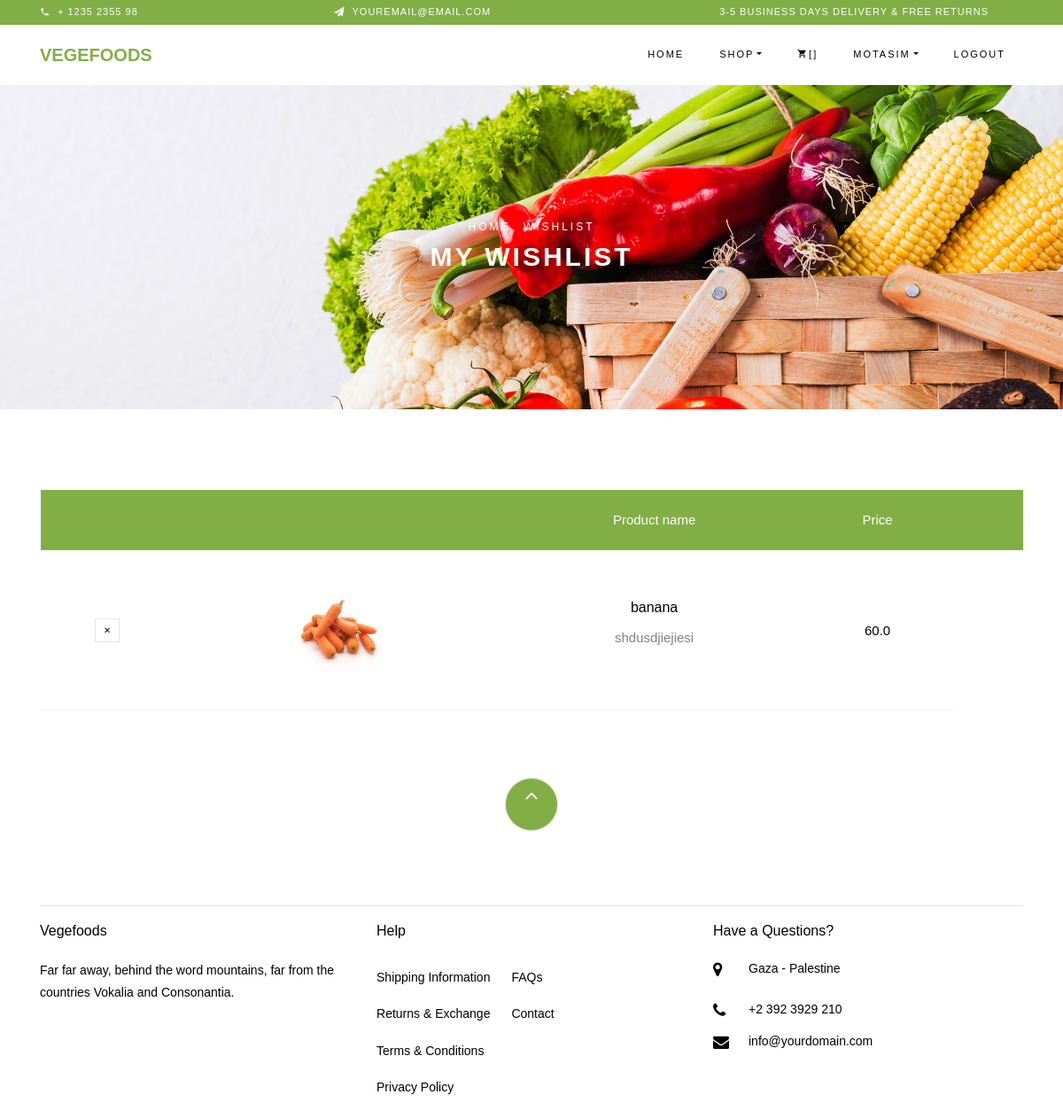
/wishlist (signed in), run on an earlier commit of the app's database.
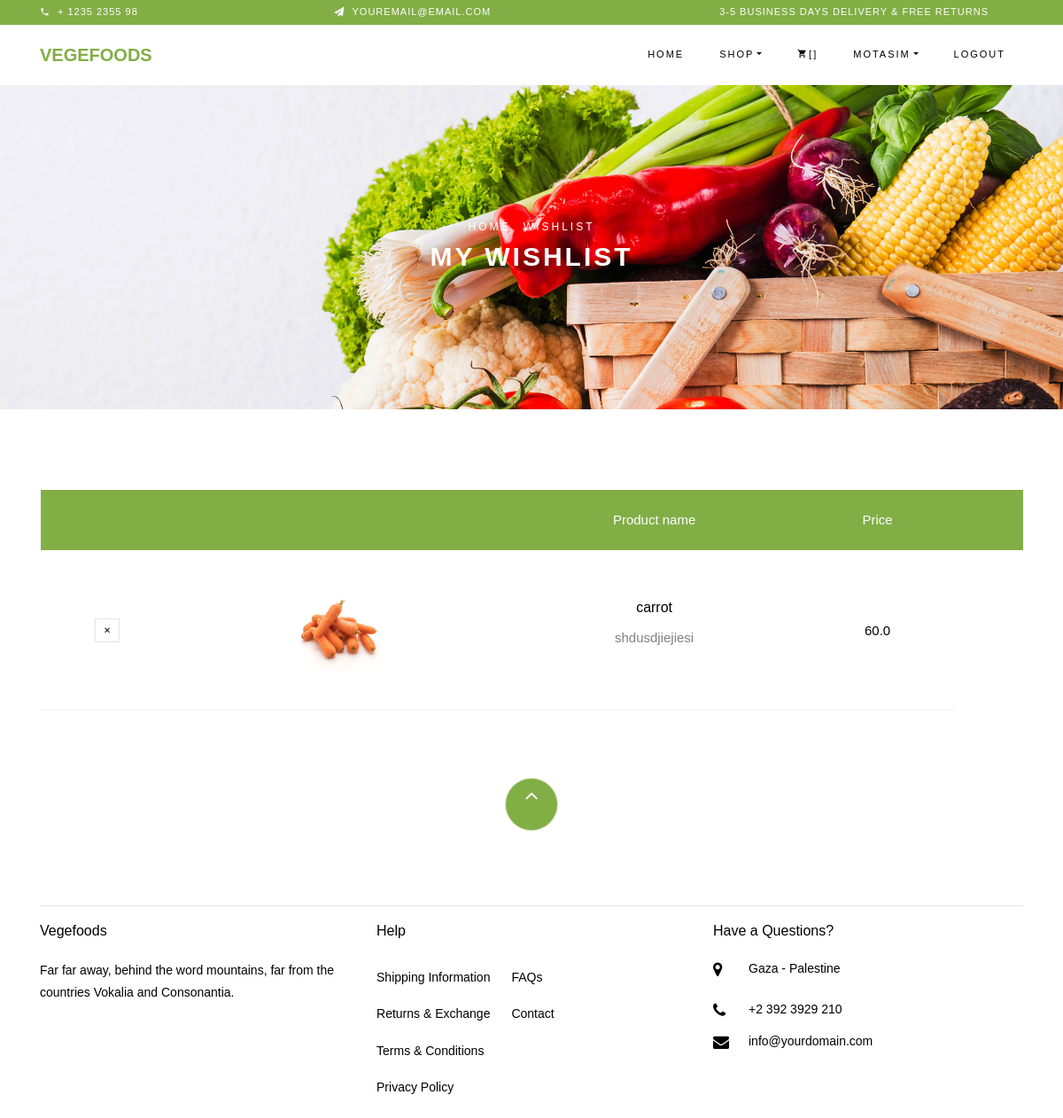
And on a later commit of the database.
### vegfod_app/models.py (models this page shows, shortened)
class WIshlist(models.Model):
    user = models.ForeignKey(User,on_delete=models.CASCADE)
    product = models.ForeignKey(Product,on_delete=models.CASCADE)
    quantity = models.PositiveIntegerField(default=1)

class Product(models.Model):
    choices= [
        ('Vegetables','Vegetables'),
        ('Fruits','Fruits'),
        ('Juice','Juice'),
        ('Dried','Dried'),
    ]
    name = models.CharField(max_length=50)
    price = models.FloatField()
    discount  = models.FloatField(blank=True,null=True,default=0)
    image = models.ImageField()
    category = models.CharField(choices=choices,max_length=50)
    description = models.TextField()

### vegfod_app/views.py (the view)
# urls.py: path('wishlist',views.Wishlist ,name='wishlist'),
@login_required
def Wishlist(request):
    user = request.user
    wishlist_items = WIshlist.objects.filter(user=user)
    return render(request, 'wishlist.html', {'wishlist_items': wishlist_items})

### templates/wishlist.html
{% extends 'base.html' %}
{% block content %}
{% load static %}
    <div class="hero-wrap hero-bread" style="background-image: url({% static 'images/bg_1.jpg' %});">
      <div class="container">
        <div class="row no-gutters slider-text align-items-center justify-content-center">
          <div class="col-md-9 ftco-animate text-center">
          	<p class="breadcrumbs"><span class="mr-2"><a href="">Home</a></span> <span>Wishlist</span></p>
            <h1 class="mb-0 bread">My Wishlist</h1>
          </div>
        </div>
      </div>
    </div>
    <section class="ftco-section ftco-cart">
			<div class="container">
				<div class="row">
    			<div class="col-md-12 ftco-animate">
    				<div class="cart-list">
	    				<table class="table">
						    <thead class="thead-primary">
						      <tr class="text-center">
								<th>&nbsp;</th>
						        <th>&nbsp;</th>
						        <th>Product name</th>
						        <th>Price</th>
								<th>&nbsp;</th>
						      </tr>
						    </thead>
						    <tbody>
								{% for item in wishlist_items %}
								<tr class="text-center">
						        <td class="product-remove"><a href="{% url 'delete_from_wishlist' item.id %}"><span class="ion-ios-close"></span></a></td>
						        <td class="image-prod"><div class="img" style="background-image:url({{item.product.image.url}});"></div></td>
						        <td class="product-name">
						        	<h3>{{item.product.name}}</h3>
						        	<p>{{item.product.description}}</p>
						        </td>
						        {% if item.product.discount == 0 %}
						        <td class="price">{{item.product.price}}</td>
						        {% else %}
								<td class="price">{{item.product.discount}}</td>
								{% endif %}
						         </tr>
        						{% endfor %}
						    </tbody>
						  </table>
					  </div>
    			</div>
    		</div>
			</div>
		</section>
	{% endblock %}

### templates/base.html (shortened to what this page needs)
{% load static %}
<!DOCTYPE html>
<html lang="en">
  <head>
    <link rel="stylesheet" href="{% static 'css/open-iconic-bootstrap.min.css' %}">
    <link rel="stylesheet" href="{% static 'css/animate.css' %}">
    <link rel="stylesheet" href="{% static 'css/owl.carousel.min.css' %}">
    <link rel="stylesheet" href="{% static 'css/owl.theme.default.min.css' %}">
    <link rel="stylesheet" href="{% static 'css/magnific-popup.css' %}">
    <link rel="stylesheet" href="{% static 'css/aos.css' %}">
    <link rel="stylesheet" href="{% static 'css/ionicons.min.css' %}">
    <link rel="stylesheet" href="{% static 'css/bootstrap-datepicker.css' %}">
    <link rel="stylesheet" href="{% static 'css/jquery.timepicker.css' %}">
    <link rel="stylesheet" href="{% static 'css/flaticon.css' %}">
    <link rel="stylesheet" href="{% static 'css/icomoon.css' %}">
    <link rel="stylesheet" href="{% static 'css/style.css' %}">
  </head>
  <body class="goto-here">
		<div class="py-1 bg-primary">
    	<div class="container">
    		<div class="row no-gutters d-flex align-items-start align-items-center px-md-0">
	    		<div class="col-lg-12 d-block">
		    		<div class="row d-flex">
		    			<div class="col-md pr-4 d-flex topper align-items-center">
					    	<div class="icon mr-2 d-flex justify-content-center align-items-center"><span class="icon-phone2"></span></div>
						    <span class="text">+ 1235 2355 98</span>
					    </div>
					    <div class="col-md pr-4 d-flex topper align-items-center">
					    	<div class="icon mr-2 d-flex justify-content-center align-items-center"><span class="icon-paper-plane"></span></div>
						    <span class="text">youremail@email.com</span>
					    </div>
					    <div class="col-md-5 pr-4 d-flex topper align-items-center text-lg-right">
						    <span class="text">3-5 Business days delivery &amp; Free Returns</span>
					    </div>
				    </div>
			    </div>
		    </div>
		  </div>
    </div>
    <nav class="navbar navbar-expand-lg navbar-dark ftco_navbar bg-dark ftco-navbar-light" id="ftco-navbar">
	    <div class="container">
	      <a class="navbar-brand" href="/">Vegefoods</a>
	      <div class="collapse navbar-collapse" id="ftco-nav">
	        <ul class="navbar-nav ml-auto">
            {% if not request.user.is_authenticated %}
            <li class="nav-item"><a href="{% url 'index' %}" class="nav-link">Home</a></li>
            <li class="nav-item active dropdown">
              <a class="nav-link dropdown-toggle" href="#" id="dropdown04" data-toggle="dropdown" aria-haspopup="true" aria-expanded="false">Shop</a>
              <div class="dropdown-menu" aria-labelledby="dropdown04">
              	<a class="dropdown-item" href="/shop">Shop</a>
              	<a class="dropdown-item" href="/wishlist">Wishlist</a>
                <a class="dropdown-item" href="/cart">My Cart</a>
              </div>
            </li>
            <li class="nav-item"><a href="{% url 'login' %}" class="nav-link">login</a></li>
            <li class="nav-item"><a href="{% url 'signup' %}" class="nav-link">register</a></li>
            {% else %}
            <li class="nav-item"><a href="{% url 'index' %}" class="nav-link">Home</a></li>
            <li class="nav-item active dropdown">
              <a class="nav-link dropdown-toggle" href="#" id="dropdown04" data-toggle="dropdown" aria-haspopup="true" aria-expanded="false">Shop</a>
            </li>
            <li class="nav-item cta cta-colored"><a href="/cart" class="nav-link"><span class="icon-shopping_cart"></span>[{{totalitem}}]</a></li>
            <li class="nav-item active dropdown">
              <a class="nav-link dropdown-toggle" href="#" id="dropdown04" data-toggle="dropdown" aria-haspopup="true" aria-expanded="false">{{user.username}}</a>
            </li><li class="nav-item"><a href="{% url 'logout' %}" class="nav-link">logout</a></li>
	        </ul>
          {% endif %}
	      </div>
	    </div>
	  </nav>
{% block content %}
{% endblock  %}
  <footer class="ftco-footer ftco-section">
    <div class="container">
        <div class="row">
            <div class="mouse">
                      <a href="#" class="mouse-icon">
                          <div class="mouse-wheel"><span class="ion-ios-arrow-up"></span></div>
                      </a>
                  </div>
        </div>
        <hr>
      <div class="row mb-5">
        <div class="col-md">
          <div class="ftco-footer-widget mb-4">
            <h2 class="ftco-heading-2">Vegefoods</h2>
            <p>Far far away, behind the word mountains, far from the countries Vokalia and Consonantia.</p>
            <ul class="ftco-footer-social list-unstyled float-md-left float-lft mt-5">
            </ul>
          </div>
        </div>
        <div class="col-md-4">
           <div class="ftco-footer-widget mb-4">
            <h2 class="ftco-heading-2">Help</h2>
            <div class="d-flex">
                <ul class="list-unstyled mr-l-5 pr-l-3 mr-4">
                  <li><a href="#" class="py-2 d-block">Shipping Information</a></li>
                  <li><a href="#" class="py-2 d-block">Returns &amp; Exchange</a></li>
                  <li><a href="#" class="py-2 d-block">Terms &amp; Conditions</a></li>
                  <li><a href="#" class="py-2 d-block">Privacy Policy</a></li>
                </ul>
                <ul class="list-unstyled">
                  <li><a href="#" class="py-2 d-block">FAQs</a></li>
                  <li><a href="#" class="py-2 d-block">Contact</a></li>
                </ul>
              </div>
          </div>
        </div>
        <div class="col-md">
          <div class="ftco-footer-widget mb-4">
              <h2 class="ftco-heading-2">Have a Questions?</h2>
              <div class="block-23 mb-3">
                <ul>
                  <li><span class="icon icon-map-marker"></span><span class="text">Gaza - Palestine</span></li>
                  <br>
                  <li><a href="#"><span class="icon icon-phone"></span><span class="text">+2 392 3929 210</span></a></li>
                  <li><a href="#"><span class="icon icon-envelope"></span><span class="text">info@yourdomain.com</span></a></li>
                </ul>
              </div>
          </div>
        </div>
      </div>
    </div>
  </footer>
</body>
</html>

### vegfod_app/static/css/icomoon.css (style rules this page uses)
[class^="icon-"], [class*=" icon-"] { font-family: 'icomoon' !important; speak: none; font-style: normal; font-weight: normal; font-variant: normal; text-transform: none; line-height: 1; -webkit-font-smoothing: antialiased; -moz-osx-font-smoothing: grayscale; }
.icon-map-marker:before { content: "\f041"; }
.icon-phone:before { content: "\f095"; }
.icon-envelope:before { content: "\f0e0"; }
.icon-paper-plane:before { content: "\f1d8"; }
.icon-phone2:before { content: "\e0cd"; }
.icon-shopping_cart:before { content: "\e8cc"; }

What changed in the data, as far as the page shows it:
changed through a linked row, WIshlist "shdusdjiejiesi": product.name "banana" → "carrot"
